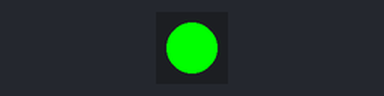
Bench run of a program on a simulated Calliope mini (MakeCode). Shown: 1 RGB LEDs in strip order, left to right. Dim RGB values are drawn brighter than linear.

Above: at 0.15 s.
At 1.65 s:
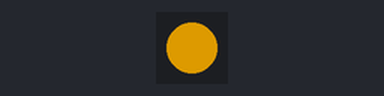
At 3.45 s:
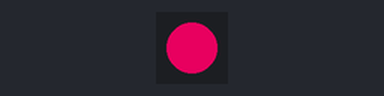
At 6.76 s:
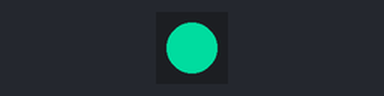
Timing chart, 0 to 8.9 s (numbered marks = the images above):
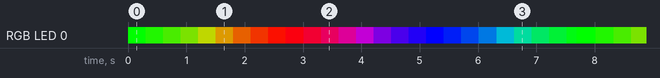

The program:

main.ts
```typescript
basic.forever(function () {
    for (let Index = 0; Index <= 255; Index++) {
        basic.setLedColor(basic.rgbw(
        Index,
        255 - Index,
        0,
        0
        ))
        basic.pause(10)
    }
    for (let Index = 0; Index <= 255; Index++) {
        basic.setLedColor(basic.rgbw(
        255 - Index,
        0,
        Index,
        0
        ))
        basic.pause(10)
    }
    for (let Index = 0; Index <= 255; Index++) {
        basic.setLedColor(basic.rgbw(
        0,
        Index,
        255 - Index,
        0
        ))
        basic.pause(10)
    }
})
```

test.ts
```typescript
// Hier kann man Tests durchführen; diese Datei wird nicht kompiliert, wenn dieses Paket als Erweiterung verwendet wird.
```

Measured:
- by itself, RGB LED 0: off → RGB(0, 255, 0) at 0.00 s, → RGB(30, 225, 0) 0.30 s later, → RGB(60, 195, 0) 0.30 s later, → RGB(90, 165, 0) 0.30 s later, … (135 changes in this stretch)
- by itself, everything shown: repeats every 7.7 s, in 26 steps
